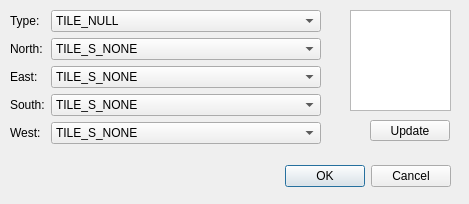
<?xml version="1.0" encoding="UTF-8"?>
<ui version="4.0">
 <class>tileadd</class>
 <widget class="QDialog" name="tileadd">
  <property name="geometry">
   <rect>
    <x>0</x>
    <y>0</y>
    <width>469</width>
    <height>204</height>
   </rect>
  </property>
  <property name="windowTitle">
   <string>Dialog</string>
  </property>
  <widget class="QDialogButtonBox" name="buttonBox">
   <property name="geometry">
    <rect>
     <x>110</x>
     <y>160</y>
     <width>341</width>
     <height>32</height>
    </rect>
   </property>
   <property name="orientation">
    <enum>Qt::Horizontal</enum>
   </property>
   <property name="standardButtons">
    <set>QDialogButtonBox::Cancel|QDialogButtonBox::Ok</set>
   </property>
  </widget>
  <widget class="QWidget" name="formLayoutWidget">
   <property name="geometry">
    <rect>
     <x>10</x>
     <y>10</y>
     <width>311</width>
     <height>141</height>
    </rect>
   </property>
   <layout class="QFormLayout" name="formLayout">
    <item row="0" column="0">
     <widget class="QLabel" name="label">
      <property name="text">
       <string>Type:</string>
      </property>
     </widget>
    </item>
    <item row="0" column="1">
     <widget class="QComboBox" name="tileType">
      <item>
       <property name="text">
        <string>TILE_NULL</string>
       </property>
      </item>
      <item>
       <property name="text">
        <string>TILE_NORMAL</string>
       </property>
      </item>
      <item>
       <property name="text">
        <string>TILE_STAIRS_UP</string>
       </property>
      </item>
      <item>
       <property name="text">
        <string>TILE_STAIRS_DOWN</string>
       </property>
      </item>
      <item>
       <property name="text">
        <string>TILE_TELEPORT</string>
       </property>
      </item>
      <item>
       <property name="text">
        <string>TILE_DAMAGE</string>
       </property>
      </item>
      <item>
       <property name="text">
        <string>TILE_POISON</string>
       </property>
      </item>
      <item>
       <property name="text">
        <string>TILE_FOG</string>
       </property>
      </item>
      <item>
       <property name="text">
        <string>TILE_HOLE</string>
       </property>
      </item>
      <item>
       <property name="text">
        <string>TILE_SLIDE_NORTH</string>
       </property>
      </item>
      <item>
       <property name="text">
        <string>TILE_SLIDE_EAST</string>
       </property>
      </item>
      <item>
       <property name="text">
        <string>TILE_SLIDE_SOUTH</string>
       </property>
      </item>
      <item>
       <property name="text">
        <string>TILE_SLIDE_WEST</string>
       </property>
      </item>
      <item>
       <property name="text">
        <string>TILE_ENTER_EXIT</string>
       </property>
      </item>
      <item>
       <property name="text">
        <string>TILE_ELEVATOR</string>
       </property>
      </item>
      <item>
       <property name="text">
        <string>TILE_RANDOM_DIR</string>
       </property>
      </item>
      <item>
       <property name="text">
        <string>TILE_EVENT</string>
       </property>
      </item>
      <item>
       <property name="text">
        <string>TILE_RESERVE_1</string>
       </property>
      </item>
      <item>
       <property name="text">
        <string>TILE_RESERVE_2</string>
       </property>
      </item>
      <item>
       <property name="text">
        <string>TILE_RESERVE_3</string>
       </property>
      </item>
      <item>
       <property name="text">
        <string>TILE_RESERVE_4</string>
       </property>
      </item>
     </widget>
    </item>
    <item row="1" column="0">
     <widget class="QLabel" name="label_2">
      <property name="text">
       <string>North:</string>
      </property>
     </widget>
    </item>
    <item row="1" column="1">
     <widget class="QComboBox" name="comboBoxNorth">
      <item>
       <property name="text">
        <string>TILE_S_NONE</string>
       </property>
      </item>
      <item>
       <property name="text">
        <string>TILE_S_WALL</string>
       </property>
      </item>
      <item>
       <property name="text">
        <string>TILE_S_DOORWAY</string>
       </property>
      </item>
      <item>
       <property name="text">
        <string>TILE_S_DOOR</string>
       </property>
      </item>
      <item>
       <property name="text">
        <string>TILE_S_INVS_WALL</string>
       </property>
      </item>
      <item>
       <property name="text">
        <string>TILE_S_ILLS_WALL</string>
       </property>
      </item>
      <item>
       <property name="text">
        <string>TILE_S_RESERVE_1</string>
       </property>
      </item>
      <item>
       <property name="text">
        <string>TILE_S_RESERVE_2</string>
       </property>
      </item>
      <item>
       <property name="text">
        <string>TILE_S_RESERVE_3</string>
       </property>
      </item>
      <item>
       <property name="text">
        <string>TILE_S_RESERVE_4</string>
       </property>
      </item>
     </widget>
    </item>
    <item row="2" column="0">
     <widget class="QLabel" name="label_3">
      <property name="text">
       <string>East:</string>
      </property>
     </widget>
    </item>
    <item row="2" column="1">
     <widget class="QComboBox" name="comboBoxEast">
      <item>
       <property name="text">
        <string>TILE_S_NONE</string>
       </property>
      </item>
      <item>
       <property name="text">
        <string>TILE_S_WALL</string>
       </property>
      </item>
      <item>
       <property name="text">
        <string>TILE_S_DOORWAY</string>
       </property>
      </item>
      <item>
       <property name="text">
        <string>TILE_S_DOOR</string>
       </property>
      </item>
      <item>
       <property name="text">
        <string>TILE_S_INVS_WALL</string>
       </property>
      </item>
      <item>
       <property name="text">
        <string>TILE_S_ILLS_WALL</string>
       </property>
      </item>
      <item>
       <property name="text">
        <string>TILE_S_RESERVE_1</string>
       </property>
      </item>
      <item>
       <property name="text">
        <string>TILE_S_RESERVE_2</string>
       </property>
      </item>
      <item>
       <property name="text">
        <string>TILE_S_RESERVE_3</string>
       </property>
      </item>
      <item>
       <property name="text">
        <string>TILE_S_RESERVE_4</string>
       </property>
      </item>
     </widget>
    </item>
    <item row="3" column="0">
     <widget class="QLabel" name="label_4">
      <property name="text">
       <string>South:</string>
      </property>
     </widget>
    </item>
    <item row="3" column="1">
     <widget class="QComboBox" name="comboBoxSouth">
      <item>
       <property name="text">
        <string>TILE_S_NONE</string>
       </property>
      </item>
      <item>
       <property name="text">
        <string>TILE_S_WALL</string>
       </property>
      </item>
      <item>
       <property name="text">
        <string>TILE_S_DOORWAY</string>
       </property>
      </item>
      <item>
       <property name="text">
        <string>TILE_S_DOOR</string>
       </property>
      </item>
      <item>
       <property name="text">
        <string>TILE_S_INVS_WALL</string>
       </property>
      </item>
      <item>
       <property name="text">
        <string>TILE_S_ILLS_WALL</string>
       </property>
      </item>
      <item>
       <property name="text">
        <string>TILE_S_RESERVE_1</string>
       </property>
      </item>
      <item>
       <property name="text">
        <string>TILE_S_RESERVE_2</string>
       </property>
      </item>
      <item>
       <property name="text">
        <string>TILE_S_RESERVE_3</string>
       </property>
      </item>
      <item>
       <property name="text">
        <string>TILE_S_RESERVE_4</string>
       </property>
      </item>
     </widget>
    </item>
    <item row="4" column="0">
     <widget class="QLabel" name="label_5">
      <property name="text">
       <string>West:</string>
      </property>
     </widget>
    </item>
    <item row="4" column="1">
     <widget class="QComboBox" name="comboBoxWest">
      <item>
       <property name="text">
        <string>TILE_S_NONE</string>
       </property>
      </item>
      <item>
       <property name="text">
        <string>TILE_S_WALL</string>
       </property>
      </item>
      <item>
       <property name="text">
        <string>TILE_S_DOORWAY</string>
       </property>
      </item>
      <item>
       <property name="text">
        <string>TILE_S_DOOR</string>
       </property>
      </item>
      <item>
       <property name="text">
        <string>TILE_S_INVS_WALL</string>
       </property>
      </item>
      <item>
       <property name="text">
        <string>TILE_S_ILLS_WALL</string>
       </property>
      </item>
      <item>
       <property name="text">
        <string>TILE_S_RESERVE_1</string>
       </property>
      </item>
      <item>
       <property name="text">
        <string>TILE_S_RESERVE_2</string>
       </property>
      </item>
      <item>
       <property name="text">
        <string>TILE_S_RESERVE_3</string>
       </property>
      </item>
      <item>
       <property name="text">
        <string>TILE_S_RESERVE_4</string>
       </property>
      </item>
     </widget>
    </item>
   </layout>
  </widget>
  <widget class="QPushButton" name="pushUpdate">
   <property name="geometry">
    <rect>
     <x>370</x>
     <y>120</y>
     <width>80</width>
     <height>21</height>
    </rect>
   </property>
   <property name="text">
    <string>Update</string>
   </property>
  </widget>
  <widget class="QGraphicsView" name="graphicsView">
   <property name="geometry">
    <rect>
     <x>350</x>
     <y>10</y>
     <width>101</width>
     <height>101</height>
    </rect>
   </property>
  </widget>
 </widget>
 <resources/>
 <connections>
  <connection>
   <sender>buttonBox</sender>
   <signal>accepted()</signal>
   <receiver>tileadd</receiver>
   <slot>accept()</slot>
   <hints>
    <hint type="sourcelabel">
     <x>248</x>
     <y>254</y>
    </hint>
    <hint type="destinationlabel">
     <x>157</x>
     <y>274</y>
    </hint>
   </hints>
  </connection>
  <connection>
   <sender>buttonBox</sender>
   <signal>rejected()</signal>
   <receiver>tileadd</receiver>
   <slot>reject()</slot>
   <hints>
    <hint type="sourcelabel">
     <x>316</x>
     <y>260</y>
    </hint>
    <hint type="destinationlabel">
     <x>286</x>
     <y>274</y>
    </hint>
   </hints>
  </connection>
 </connections>
</ui>
